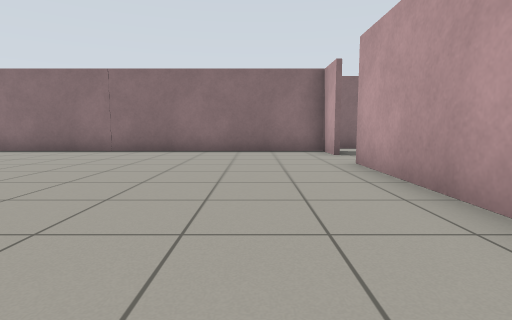
view 1 (above)

24 first-person views from a walk through a world built for the Gazebo simulator. The camera is 0.72 m above the floor, tilts 6° down and sees 80° across. The floor is counted in squares, 1 m on a side. Each view is taken from the middle of a square. On the plan, view 1 faces up. The plan holds only what a view shows up to about 10 squares ahead; the rest is blank.

view 2
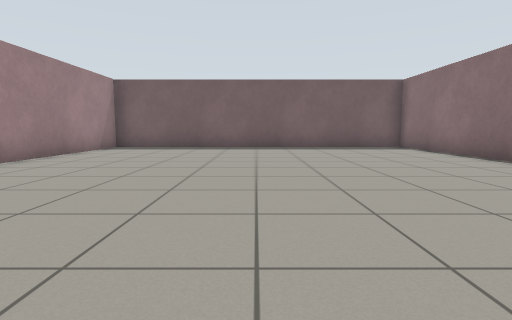

view 3
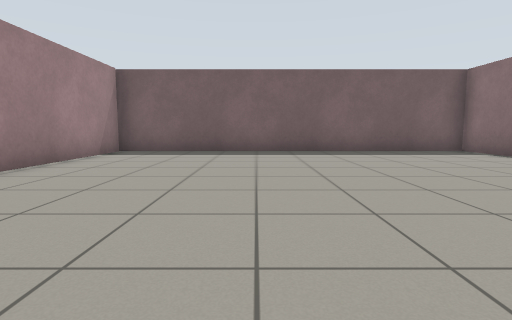

view 4
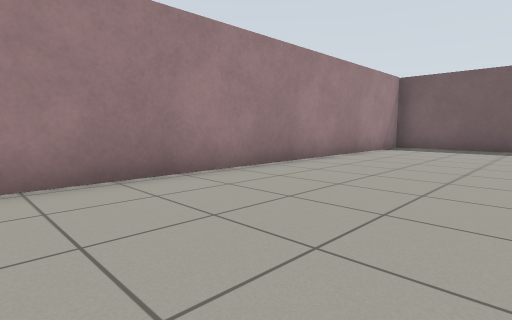

view 5
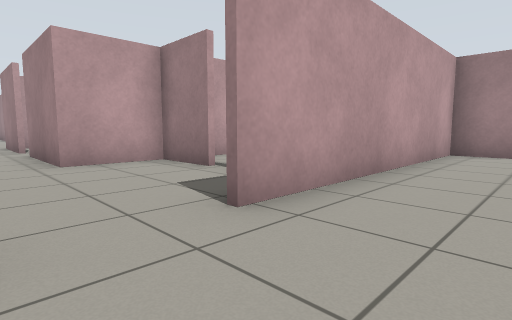

view 6
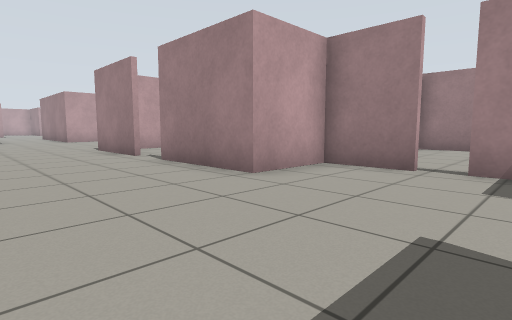

view 7
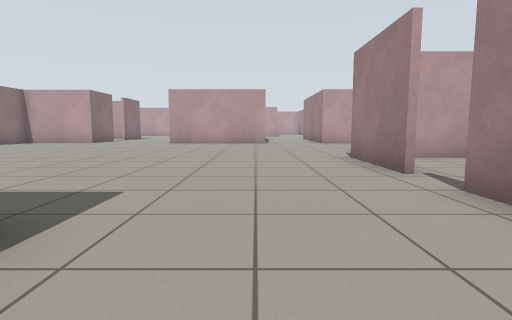

view 8
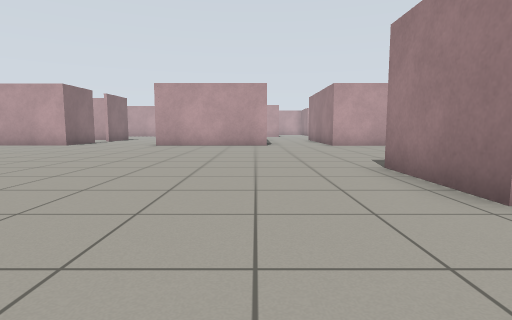

view 9
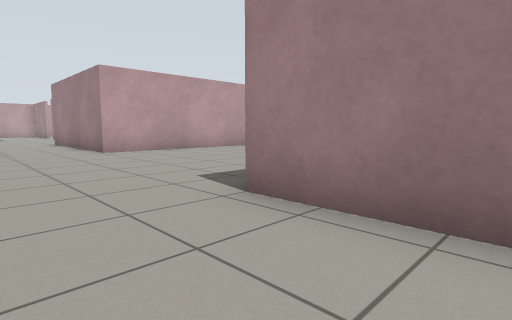

view 10
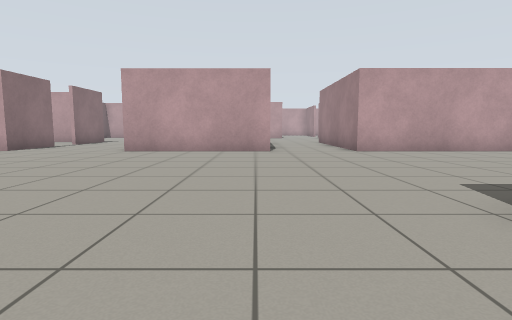

view 11
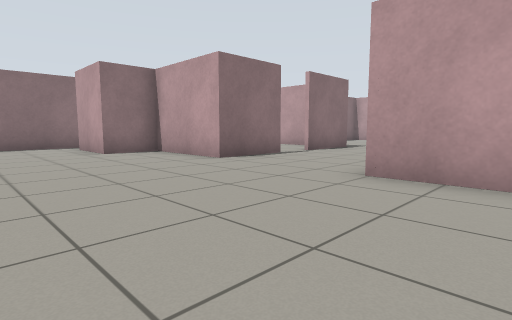

view 12
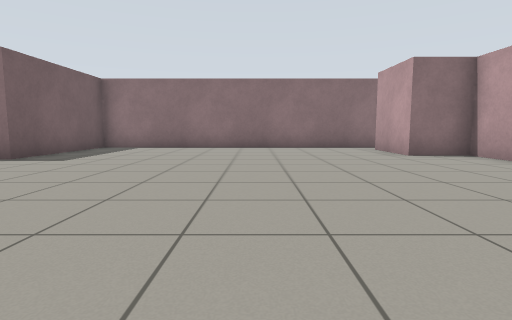

view 13
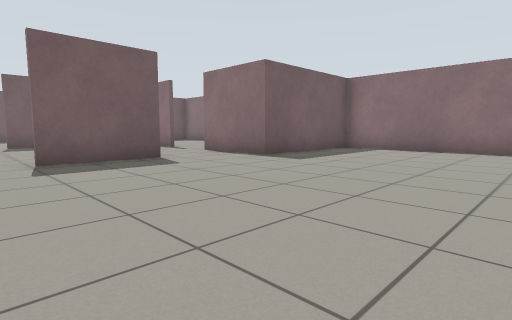

view 14
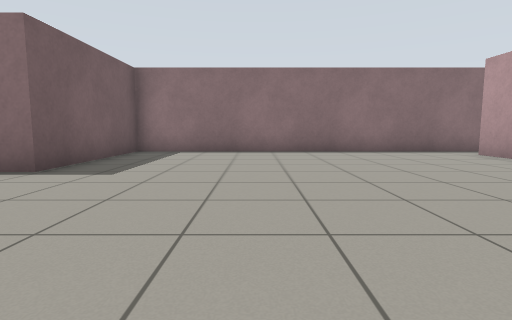

view 15
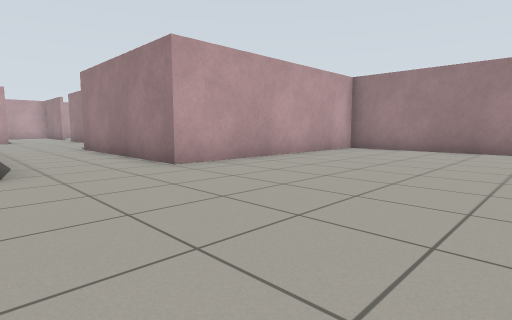

view 16
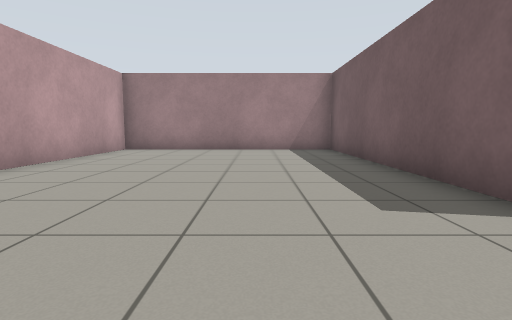

view 17
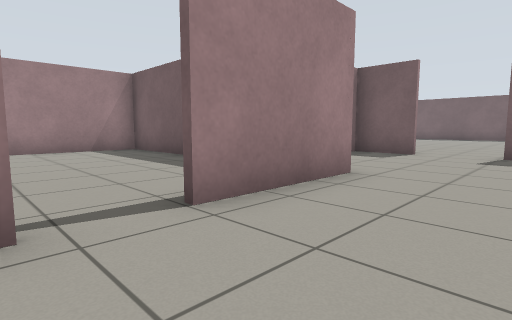

view 18
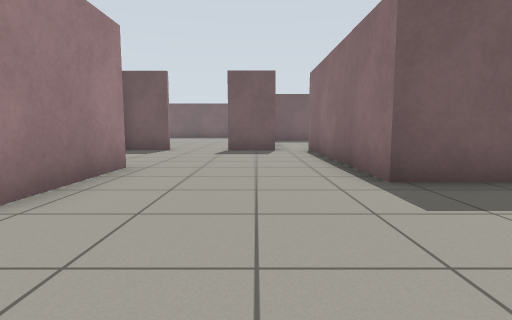

view 19
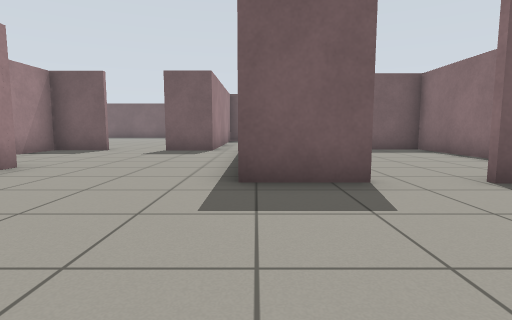

view 20
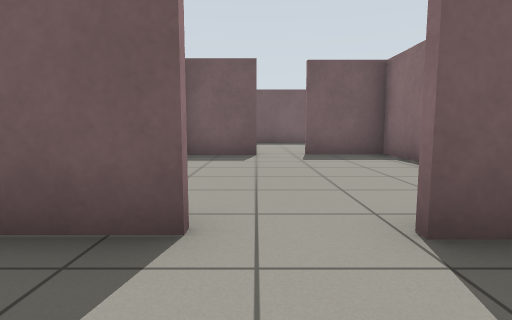

view 21
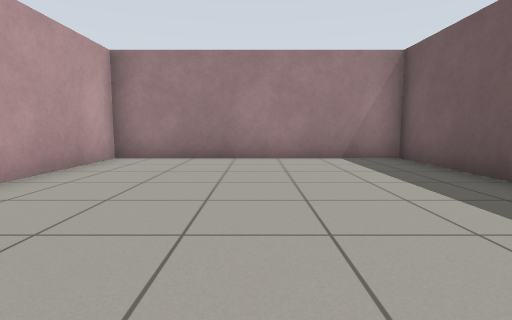

view 22
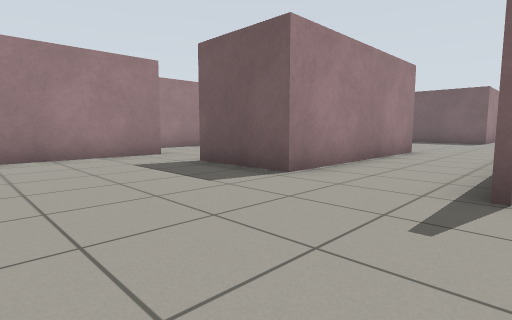

view 23
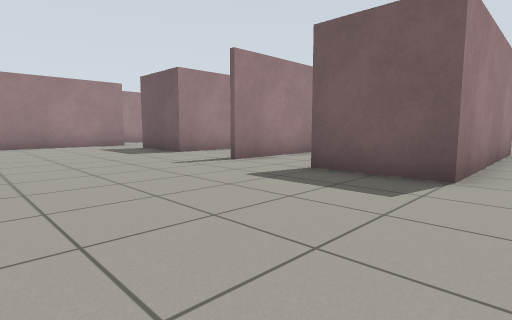

view 24
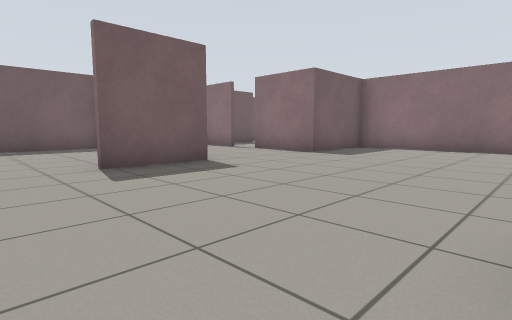

### Floor plan
Points are (right, up) in squares from view 1. A wall is a line through its corners. A room is listed if a view was taken in it or the views show most of it. See-through windows are left out.
Room 1 (views 1, 2, 3, 4, 5)
walls: (2, 8) (2, 9.5) (-10.6, 9.5) (-10.6, -1.2) (2, -1.2) (2, 6.2)
ways out: opening at (2, 7.5) to room 2
Room 2 (views 6, 7, 8, 9, 10, 11, 12, 13, 14, 15, 16, 17, 18, 19, 20, 22, 23, 24)
walls: (20.4, 8.5) (20.4, 13.1) (26.4, 13.1) (26.4, 10.7); (22.9, 16.8) (20.6, 16.8) (20.6, 19.9) (19, 19.9) (19, 22.3); (13.5, 6.1) (13.5, -1.2); (26.7, 18.1) (26.7, 16.8) (24.1, 16.8); (10.7, 6.6) (13.6, 6.6); (19.9, 23.3) (9.4, 23.3) (9.4, 19) (8.5, 19); (8, 12.6) (8, 10.8) (1.9, 10.8); (25.9, 1.2) (30, 1.2); (8, 16.6) (8, 14); (20.4, -1.2) (20.4, 5.9) (26.1, 5.9) (26.1, 3.4); (31.1, 19.9) (28.5, 19.9); (15.9, -1.2) (19.2, -1.2); (4.6, 4.6) (6.4, 4.6) (6.4, 6.6) (9.5, 6.6); (2.2, 9.6) (2.2, 8); (2.2, 6.2) (2.2, 4.6) (4, 4.6)
ways out: opening at (2, 7.5) to room 1; opening at (10, 7) to room 3; opening at (8, 13.5) to room 4; opening at (26, 10) to room 5; opening at (2, 10); opening at (7.5, 17.5); opening at (19, 23); opening at (26, 2.5); gap at (4.5, 4); gap at (23.5, 17)
Room 3 (view 21)
walls: (13.4, 3.9) (13.4, 5.3); (6.6, 2) (6.6, -1.3); (4.9, -1.2) (13.4, -1.2) (13.4, 2.1)
ways out: opening at (10, 7) to room 2
Room 4 (no view inside)
walls: (4.9, 16.5) (1.7, 16.5) (1.7, 14.2); (1.9, 13.1) (1.9, 11.1)
ways out: opening at (8, 13.5) to room 2; opening at (2, 14)
Room 5 (no view inside)
walls: (23.2, 8.7) (26.5, 8.7); (20.6, 12) (20.6, 10)
ways out: opening at (26, 10) to room 2

Positions as (right, up) in squares from view 1, and headings:
1: (0, 0), facing up
2: (1, 4), facing left
3: (-1, 3), facing left
4: (1, 3), facing down-left
5: (0, 8), facing down-right
6: (3, 10), facing down-right
7: (6, 9), facing right
8: (8, 9), facing right
9: (11, 9), facing down-right
10: (11, 9), facing right
11: (16, 11), facing up-right
12: (15, 12), facing up
13: (15, 13), facing up-left
14: (13, 14), facing up
15: (15, 9), facing down-right
16: (16, 9), facing down
17: (11, 9), facing down-left
18: (12, 9), facing left
19: (12, 11), facing left
20: (10, 13), facing left
21: (10, 6), facing down
22: (30, 9), facing down-left
23: (31, 14), facing down-left
24: (32, 9), facing up-left
